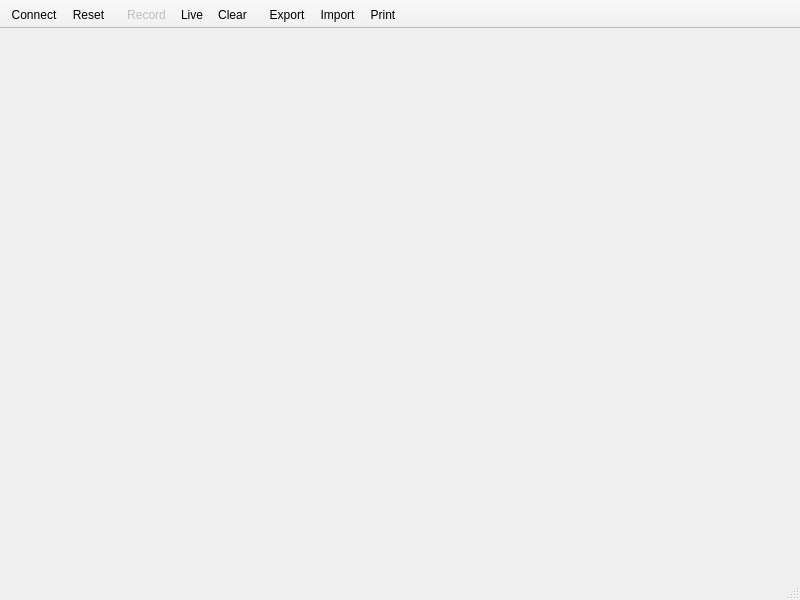
<?xml version="1.0" encoding="UTF-8"?>
<ui version="4.0">
 <class>UIMainWindow</class>
 <widget class="QMainWindow" name="UIMainWindow">
  <property name="geometry">
   <rect>
    <x>0</x>
    <y>0</y>
    <width>800</width>
    <height>600</height>
   </rect>
  </property>
  <property name="minimumSize">
   <size>
    <width>500</width>
    <height>450</height>
   </size>
  </property>
  <property name="windowIcon">
   <iconset resource="../resources.qrc">
    <normaloff>:/Symbols/icon.xpm</normaloff>:/Symbols/icon.xpm</iconset>
  </property>
  <widget class="QWidget" name="centralwidget"/>
  <widget class="QStatusBar" name="statusbar"/>
  <widget class="QToolBar" name="toolBarDMM">
   <property name="windowTitle">
    <string>DMM</string>
   </property>
   <property name="toolTip">
    <string/>
   </property>
   <property name="movable">
    <bool>false</bool>
   </property>
   <property name="toolButtonStyle">
    <enum>Qt::ToolButtonTextUnderIcon</enum>
   </property>
   <property name="floatable">
    <bool>false</bool>
   </property>
   <attribute name="toolBarArea">
    <enum>TopToolBarArea</enum>
   </attribute>
   <attribute name="toolBarBreak">
    <bool>false</bool>
   </attribute>
   <addaction name="action_Connect"/>
   <addaction name="action_Reset"/>
  </widget>
  <widget class="QToolBar" name="toolBarRecorder">
   <property name="windowTitle">
    <string>Graph</string>
   </property>
   <property name="toolTip">
    <string/>
   </property>
   <property name="movable">
    <bool>false</bool>
   </property>
   <property name="toolButtonStyle">
    <enum>Qt::ToolButtonTextUnderIcon</enum>
   </property>
   <attribute name="toolBarArea">
    <enum>TopToolBarArea</enum>
   </attribute>
   <attribute name="toolBarBreak">
    <bool>false</bool>
   </attribute>
   <addaction name="action_Record"/>
   <addaction name="action_Live"/>
   <addaction name="action_Clear"/>
  </widget>
  <widget class="QToolBar" name="toolBarFile">
   <property name="windowTitle">
    <string>File</string>
   </property>
   <property name="movable">
    <bool>false</bool>
   </property>
   <property name="toolButtonStyle">
    <enum>Qt::ToolButtonTextUnderIcon</enum>
   </property>
   <property name="floatable">
    <bool>false</bool>
   </property>
   <attribute name="toolBarArea">
    <enum>TopToolBarArea</enum>
   </attribute>
   <attribute name="toolBarBreak">
    <bool>false</bool>
   </attribute>
   <addaction name="action_Export"/>
   <addaction name="action_Import"/>
   <addaction name="action_Print"/>
  </widget>
  <widget class="QToolBar" name="toolBarMenu">
   <property name="windowTitle">
    <string>Menu</string>
   </property>
   <property name="movable">
    <bool>false</bool>
   </property>
   <property name="toolButtonStyle">
    <enum>Qt::ToolButtonTextUnderIcon</enum>
   </property>
   <property name="floatable">
    <bool>false</bool>
   </property>
   <attribute name="toolBarArea">
    <enum>TopToolBarArea</enum>
   </attribute>
   <attribute name="toolBarBreak">
    <bool>false</bool>
   </attribute>
  </widget>
  <action name="action_Export">
   <property name="icon">
    <iconset theme="document-export"/>
   </property>
   <property name="text">
    <string>&amp;Export</string>
   </property>
   <property name="toolTip">
    <string>Export graph</string>
   </property>
   <property name="whatsThis">
    <string>&lt;html&gt;&lt;head/&gt;&lt;body&gt;&lt;p&gt;&lt;span style=&quot; font-weight:600;&quot;&gt;Export the recording&lt;/span&gt;&lt;/p&gt;&lt;p&gt;Writes the recording as CSV, Excel or OpenDocument: one row per sample time, or every reading at its time.&lt;/p&gt;&lt;/body&gt;&lt;/html&gt;</string>
   </property>
   <property name="shortcut">
    <string notr="true">Ctrl+E</string>
   </property>
   <property name="iconVisibleInMenu">
    <bool>true</bool>
   </property>
  </action>
  <action name="action_Import">
   <property name="icon">
    <iconset theme="document-import"/>
   </property>
   <property name="text">
    <string>&amp;Import</string>
   </property>
   <property name="toolTip">
    <string>Import graph</string>
   </property>
   <property name="whatsThis">
    <string>&lt;html&gt;&lt;head/&gt;&lt;body&gt;&lt;p&gt;&lt;span style=&quot; font-weight:600;&quot;&gt;Import a recording&lt;/span&gt;&lt;/p&gt;&lt;p&gt;Loads a file exported before into the graph, to zoom, scroll and export. A file QtDMM cannot read is refused.&lt;/p&gt;&lt;/body&gt;&lt;/html&gt;</string>
   </property>
   <property name="shortcut">
    <string notr="true">Ctrl+I</string>
   </property>
   <property name="iconVisibleInMenu">
    <bool>true</bool>
   </property>
  </action>
  <action name="action_Print">
   <property name="icon">
    <iconset theme="document-print"/>
   </property>
   <property name="text">
    <string>&amp;Print</string>
   </property>
   <property name="toolTip">
    <string>Print graph</string>
   </property>
   <property name="whatsThis">
    <string>&lt;html&gt;&lt;head/&gt;&lt;body&gt;&lt;p&gt;&lt;span style=&quot; font-weight:600;&quot;&gt;Print the graph&lt;/span&gt;&lt;/p&gt;&lt;p&gt;A dialog asks for a title and a comment and lets you choose the printer; printing into a PDF file works too.&lt;/p&gt;&lt;/body&gt;&lt;/html&gt;</string>
   </property>
   <property name="shortcut">
    <string notr="true">Ctrl+P</string>
   </property>
   <property name="iconVisibleInMenu">
    <bool>true</bool>
   </property>
  </action>
  <action name="action_Configure">
   <property name="icon">
    <iconset theme="configure"/>
   </property>
   <property name="text">
    <string>&amp;Configure</string>
   </property>
   <property name="whatsThis">
    <string>&lt;html&gt;&lt;head/&gt;&lt;body&gt;&lt;p&gt;&lt;span style=&quot; font-weight:600;&quot;&gt;Settings&lt;/span&gt;&lt;/p&gt;&lt;p&gt;The settings: appearance, graph, recording, alarms and the SCPI server. The meter is set up with Add device.&lt;/p&gt;&lt;/body&gt;&lt;/html&gt;</string>
   </property>
   <property name="shortcut">
    <string notr="true">F8</string>
   </property>
   <property name="iconVisibleInMenu">
    <bool>true</bool>
   </property>
  </action>
  <action name="action_Quit">
   <property name="icon">
    <iconset theme="application-exit"/>
   </property>
   <property name="text">
    <string>&amp;Quit</string>
   </property>
   <property name="whatsThis">
    <string>&lt;html&gt;&lt;head/&gt;&lt;body&gt;&lt;p&gt;&lt;span style=&quot; font-weight:600;&quot;&gt;Quit QtDMM&lt;/span&gt;&lt;/p&gt;&lt;p&gt;When a recording is not saved yet, QtDMM offers to export it first.&lt;/p&gt;&lt;/body&gt;&lt;/html&gt;</string>
   </property>
   <property name="shortcut">
    <string notr="true">Ctrl+Q</string>
   </property>
   <property name="iconVisibleInMenu">
    <bool>true</bool>
   </property>
  </action>
  <action name="action_Connect">
   <property name="checkable">
    <bool>true</bool>
   </property>
   <property name="icon">
    <iconset theme="network-connect"/>
   </property>
   <property name="text">
    <string>&amp;Connect</string>
   </property>
   <property name="toolTip">
    <string>Connect/Disconnect DMM</string>
   </property>
   <property name="whatsThis">
    <string>&lt;html&gt;&lt;head/&gt;&lt;body&gt;&lt;p&gt;&lt;span style=&quot; font-weight:600;&quot;&gt;Connect to the Multimeter&lt;/span&gt;&lt;/p&gt;&lt;p&gt;This will establish the serial connection to the dmm. If not connected the serial port is free and can be used by other software.&lt;/p&gt;&lt;/body&gt;&lt;/html&gt;</string>
   </property>
   <property name="shortcut">
    <string notr="true">F3</string>
   </property>
   <property name="iconVisibleInMenu">
    <bool>true</bool>
   </property>
  </action>
  <action name="action_Graph">
   <property name="checkable">
    <bool>true</bool>
   </property>
   <property name="checked">
    <bool>true</bool>
   </property>
   <property name="icon">
    <iconset theme="office-chart-line"/>
   </property>
   <property name="text">
    <string>&amp;Graph</string>
   </property>
   <property name="toolTip">
    <string>show or hide the graph</string>
   </property>
   <property name="whatsThis">
    <string>&lt;html&gt;&lt;head/&gt;&lt;body&gt;&lt;p&gt;&lt;span style=&quot; font-weight:600;&quot;&gt;Graph&lt;/span&gt;&lt;/p&gt;&lt;p&gt;Show or hide the graph. Recording continues while the graph is hidden; with only the display and the meter panels visible the window can be made much smaller.&lt;/p&gt;&lt;/body&gt;&lt;/html&gt;</string>
   </property>
   <property name="iconVisibleInMenu">
    <bool>true</bool>
   </property>
   <property name="shortcut">
    <string notr="true">Ctrl+3</string>
   </property>
  </action>
  <action name="action_Reset">
   <property name="icon">
    <iconset theme="edit-clear-history"/>
   </property>
   <property name="text">
    <string>&amp;Reset</string>
   </property>
   <property name="toolTip">
    <string>reset min/max</string>
   </property>
   <property name="whatsThis">
    <string>&lt;html&gt;&lt;head/&gt;&lt;body&gt;&lt;p&gt;&lt;span style=&quot; font-weight:600;&quot;&gt;Reset min/max values&lt;/span&gt;&lt;/p&gt;&lt;p&gt;The min/max values in the display will be reset. You can activate this option at any time. &lt;/p&gt;&lt;/body&gt;&lt;/html&gt;</string>
   </property>
   <property name="shortcut">
    <string notr="true">F4</string>
   </property>
   <property name="iconVisibleInMenu">
    <bool>true</bool>
   </property>
  </action>
  <action name="action_ConfigureDMM">
   <property name="text">
    <string>&amp;Device settings...</string>
   </property>
   <property name="whatsThis">
    <string>&lt;html&gt;&lt;head/&gt;&lt;body&gt;&lt;p&gt;&lt;span style=&quot; font-weight:600;&quot;&gt;Device settings&lt;/span&gt;&lt;/p&gt;&lt;p&gt;The settings of the device in use, as Settings... in its context menu in the sidebar. Without a device: Add device.&lt;/p&gt;&lt;/body&gt;&lt;/html&gt;</string>
   </property>
   <property name="shortcut">
    <string notr="true">Shift+F8</string>
   </property>
   <property name="iconVisibleInMenu">
    <bool>true</bool>
   </property>
  </action>
  <action name="action_Start">
   <property name="enabled">
    <bool>false</bool>
   </property>
   <property name="icon">
    <iconset theme="media-record"/>
   </property>
   <property name="text">
    <string>&amp;Start</string>
   </property>
   <property name="toolTip">
    <string>Start recording</string>
   </property>
   <property name="whatsThis">
    <string>&lt;html&gt;&lt;head/&gt;&lt;body&gt;&lt;p&gt;&lt;span style=&quot; font-weight:600;&quot;&gt;Start recording&lt;/span&gt;&lt;/p&gt;&lt;p&gt;Asks for the length and starts a recording. A start at a clock time or at a threshold is set under Settings, Recording.&lt;/p&gt;&lt;/body&gt;&lt;/html&gt;</string>
   </property>
   <property name="iconVisibleInMenu">
    <bool>true</bool>
   </property>
  </action>
  <action name="action_Stop">
   <property name="enabled">
    <bool>false</bool>
   </property>
   <property name="icon">
    <iconset theme="media-playback-stop"/>
   </property>
   <property name="text">
    <string>S&amp;top</string>
   </property>
   <property name="toolTip">
    <string>Stop recording</string>
   </property>
   <property name="whatsThis">
    <string>&lt;html&gt;&lt;head/&gt;&lt;body&gt;&lt;p&gt;&lt;span style=&quot; font-weight:600;&quot;&gt;Stop recording&lt;/span&gt;&lt;/p&gt;&lt;p&gt;Stops the recording, however it was started.&lt;/p&gt;&lt;/body&gt;&lt;/html&gt;</string>
   </property>
   <property name="iconVisibleInMenu">
    <bool>true</bool>
   </property>
  </action>
  <action name="action_Record">
   <property name="enabled">
    <bool>false</bool>
   </property>
   <property name="text">
    <string>&amp;Record</string>
   </property>
   <property name="toolTip">
    <string>Start recording</string>
   </property>
   <property name="whatsThis">
    <string>&lt;html&gt;&lt;head/&gt;&lt;body&gt;&lt;p&gt;&lt;span style=&quot; font-weight:600;&quot;&gt;Record&lt;/span&gt;&lt;/p&gt;&lt;p&gt;Starts a recording: the graph is cleared and fills from now on, until the recording length or until you press the button again (a red square while it records). The recording then stands in the graph to zoom, save and export. The recording length and the start options are set under Settings, Recording.&lt;/p&gt;&lt;/body&gt;&lt;/html&gt;</string>
   </property>
   <property name="shortcut">
    <string notr="true">Space</string>
   </property>
   <property name="iconVisibleInMenu">
    <bool>true</bool>
   </property>
  </action>
  <action name="action_Live">
   <property name="checkable">
    <bool>true</bool>
   </property>
   <property name="icon">
    <iconset theme="media-playback-start"/>
   </property>
   <property name="text">
    <string>&amp;Live</string>
   </property>
   <property name="toolTip">
    <string>Live: the graph runs with the last readings</string>
   </property>
   <property name="whatsThis">
    <string>&lt;html&gt;&lt;head/&gt;&lt;body&gt;&lt;p&gt;&lt;span style=&quot; font-weight:600;&quot;&gt;Live&lt;/span&gt;&lt;/p&gt;&lt;p&gt;The graph shows the readings of the last recording length, running through; older ones fall out on the left. QtDMM is live after connecting. After a recording or a loaded file, Live leaves them (unsaved readings are offered for export first). Saving or exporting while live saves what the graph holds up to now.&lt;/p&gt;&lt;/body&gt;&lt;/html&gt;</string>
   </property>
   <property name="iconVisibleInMenu">
    <bool>true</bool>
   </property>
  </action>
  <action name="action_Clear">
   <property name="icon">
    <iconset theme="draw-eraser"/>
   </property>
   <property name="text">
    <string>&amp;Clear</string>
   </property>
   <property name="toolTip">
    <string>Clear graph</string>
   </property>
   <property name="whatsThis">
    <string>&lt;html&gt;&lt;head/&gt;&lt;body&gt;&lt;p&gt;&lt;span style=&quot; font-weight:600;&quot;&gt;Clear the graph&lt;/span&gt;&lt;/p&gt;&lt;p&gt;Empties the recording or the live graph; a recording viewed goes back to Live.&lt;/p&gt;&lt;/body&gt;&lt;/html&gt;</string>
   </property>
   <property name="shortcut">
    <string notr="true">Ctrl+Del</string>
   </property>
   <property name="iconVisibleInMenu">
    <bool>true</bool>
   </property>
  </action>
  <action name="actionConfigureRecorder">
   <property name="text">
    <string>C&amp;onfigure</string>
   </property>
   <property name="whatsThis">
    <string>&lt;html&gt;&lt;head/&gt;&lt;body&gt;&lt;p&gt;&lt;span style=&quot; font-weight:600;&quot;&gt;Settings&lt;/span&gt;&lt;/p&gt;&lt;p&gt;The settings: appearance, graph, recording, alarms and the SCPI server. The meter is set up with Add device.&lt;/p&gt;&lt;/body&gt;&lt;/html&gt;</string>
   </property>
   <property name="shortcut">
    <string notr="true">Ctrl+F8</string>
   </property>
   <property name="iconVisibleInMenu">
    <bool>true</bool>
   </property>
  </action>
  <action name="action_Direct_help">
   <property name="icon">
    <iconset theme="help-whatsthis"/>
   </property>
   <property name="text">
    <string>Direct Hel&amp;p</string>
   </property>
   <property name="iconText">
    <string>Help</string>
   </property>
   <property name="whatsThis">
    <string>&lt;html&gt;&lt;head/&gt;&lt;body&gt;&lt;p&gt;&lt;span style=&quot; font-weight:600;&quot;&gt;Direct Help&lt;/span&gt;&lt;/p&gt;&lt;p&gt;Enter the direct help mode. You have done this already when reading this text :)&lt;/p&gt;&lt;/body&gt;&lt;/html&gt;</string>
   </property>
   <property name="shortcut">
    <string notr="true">Shift+F1</string>
   </property>
   <property name="iconVisibleInMenu">
    <bool>true</bool>
   </property>
  </action>
  <action name="action_Help">
   <property name="icon">
    <iconset theme="help-contents"/>
   </property>
   <property name="text">
    <string>&amp;Handbook</string>
   </property>
   <property name="iconText">
    <string>Handbook</string>
   </property>
   <property name="whatsThis">
    <string>&lt;html&gt;&lt;head/&gt;&lt;body&gt;&lt;p&gt;&lt;span style=&quot; font-weight:600;&quot;&gt;Handbook&lt;/span&gt;&lt;/p&gt;&lt;p&gt;Open the QtDMM handbook: connecting a meter, recording, troubleshooting and the list of supported devices.&lt;/p&gt;&lt;/body&gt;&lt;/html&gt;</string>
   </property>
   <property name="shortcut">
    <string notr="true">F1</string>
   </property>
   <property name="iconVisibleInMenu">
    <bool>true</bool>
   </property>
  </action>
  <action name="action_About">
   <property name="icon">
    <iconset theme="help-about"/>
   </property>
   <property name="text">
    <string>A&amp;bout</string>
   </property>
   <property name="whatsThis">
    <string>&lt;html&gt;&lt;head/&gt;&lt;body&gt;&lt;p&gt;&lt;span style=&quot; font-weight:600;&quot;&gt;Copyright information&lt;/span&gt;&lt;/p&gt;&lt;p&gt;Show copyright information and some blurb about QtDMM. &lt;/p&gt;&lt;/body&gt;&lt;/html&gt;</string>
   </property>
   <property name="iconVisibleInMenu">
    <bool>true</bool>
   </property>
  </action>
  <action name="action_Menu">
   <property name="icon">
    <iconset theme="application-menu"/>
   </property>
   <property name="text">
    <string>Menu</string>
   </property>
   <property name="toolTip">
    <string>Menu</string>
   </property>
   <property name="shortcut">
    <string>F7</string>
   </property>
  </action>
 </widget>
 <resources>
  <include location="../resources.qrc"/>
 </resources>
 <connections/>
</ui>
